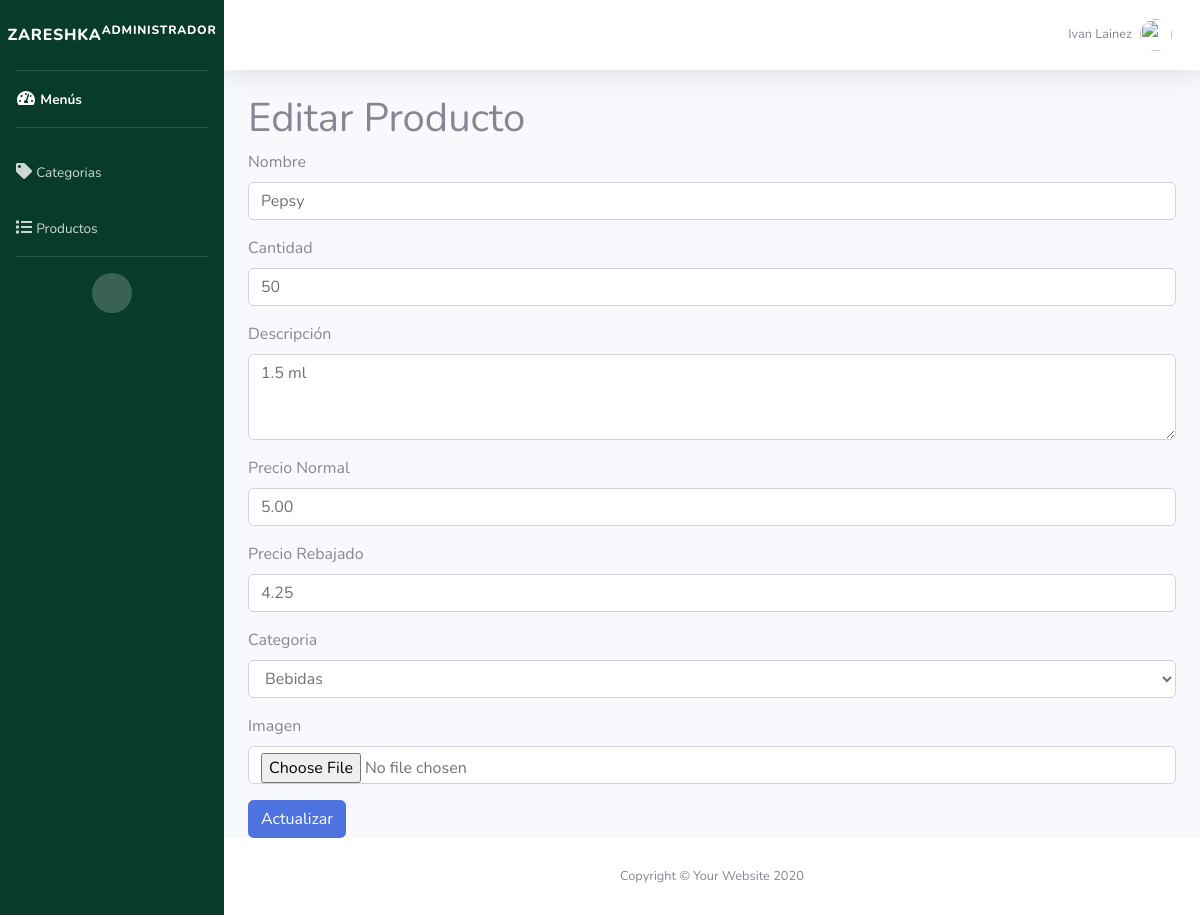
Page /admin/editar.php?id=6 (signed in) on the committed database.
### tables this page shows
CREATE TABLE `productos` (
    `id` int(11) NOT NULL,
    `nombre` varchar(255) NOT NULL,
    `descripcion` text NOT NULL,
    `precio_normal` decimal(10, 2) NOT NULL,
    `precio_rebajado` decimal(10, 2) NOT NULL,
    `cantidad` int(11) NOT NULL,
    `imagen` varchar(50) NOT NULL,
    `id_categoria` int(11) NOT NULL
);

CREATE TABLE `categorias` (
    `id` int(11) NOT NULL,
    `categoria` varchar(50) NOT NULL
);

### admin/editar.php (the view, shortened to what this page needs)
<?php
require_once "../config/conexion.php";
if (isset($_GET['id'])) {
    $product_id = $_GET['id'];
    $query = mysqli_query($conexion, "SELECT * FROM productos WHERE id = $product_id");
    $existingProduct = mysqli_fetch_assoc($query);
} else {
    header('Location: productos.php');
    exit;
}
include("includes/header.php");
?>
<!DOCTYPE html>
<html lang="es">
<head>
</head>
<body>
    <h1>Editar Producto</h1>
    <form action="" method="POST" enctype="multipart/form-data" autocomplete="off">
        <div class="form-group">
            <label for="nombre">Nombre</label>
            <input id="nombre" class="form-control" type="text" name="nombre" placeholder="Nombre" value="<?php echo $existingProduct['nombre']; ?>" required>
        </div>
        <div class="form-group">
            <label for="cantidad">Cantidad</label>
            <input id="cantidad" class="form-control" type="text" name="cantidad" placeholder="Cantidad" value="<?php echo $existingProduct['cantidad']; ?>" required>
        </div>
        <div class="form-group">
            <label for="descripcion">Descripción</label>
            <textarea id="descripcion" class="form-control" name="descripcion" placeholder="Descripción" rows="3" required><?php echo $existingProduct['descripcion']; ?></textarea>
        </div>
        <div class="form-group">
            <label for="p_normal">Precio Normal</label>
            <input id="p_normal" class="form-control" type="text" name="p_normal" placeholder="Precio Normal" value="<?php echo $existingProduct['precio_normal']; ?>" required>
        </div>
        <div class="form-group">
            <label for="p_rebajado">Precio Rebajado</label>
            <input id="p_rebajado" class="form-control" type="text" name="p_rebajado" placeholder="Precio Rebajado" value="<?php echo $existingProduct['precio_rebajado']; ?>" required>
        </div>
        <div class="form-group">
            <label for="categoria">Categoria</label>
            <select id="categoria" class="form-control" name="categoria" required>
                <?php
                $categorias = mysqli_query($conexion, "SELECT * FROM categorias");
                foreach ($categorias as $cat) { ?>
                    <option value="<?php echo $cat['id']; ?>" <?php if ($cat['id'] == $existingProduct['id_categoria']) echo "selected"; ?>><?php echo $cat['categoria']; ?></option>
                <?php } ?>
            </select>
        </div>
        <div class="form-group">
            <label for="foto">Imagen</label>
            <input type="file" class="form-control" name="foto">
        </div>
        <button class="btn btn-primary" type="submit">Actualizar</button>
    </form>
</body>
</html>
<?php include("includes/footer.php"); ?>

### rows in the picture
productos: nombre "Pepsy", cantidad "50", descripcion "1.5 ml", p_normal "5.00", p_rebajado "4.25", categoria "Bebidas"

### other values in the picture
$_SESSION['nombre'] "Ivan Lainez"
